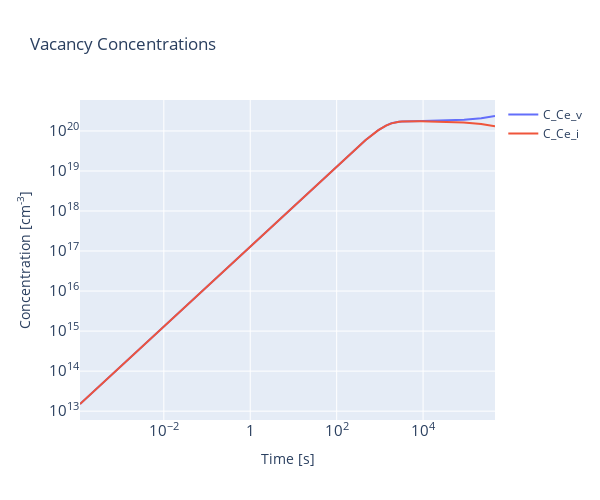
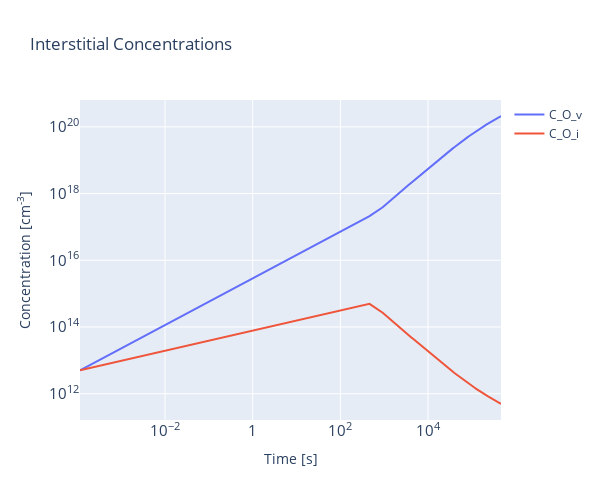
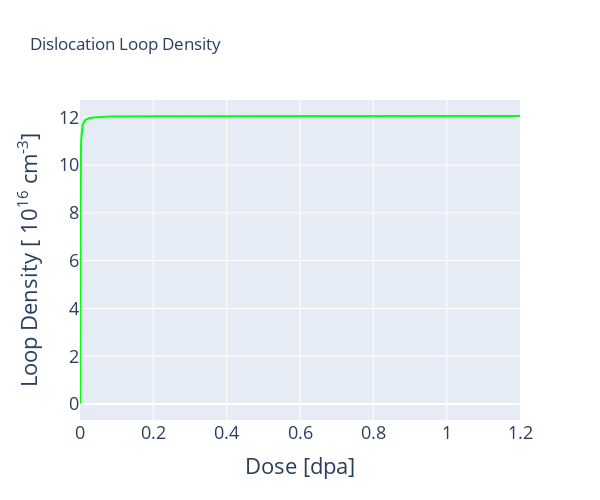
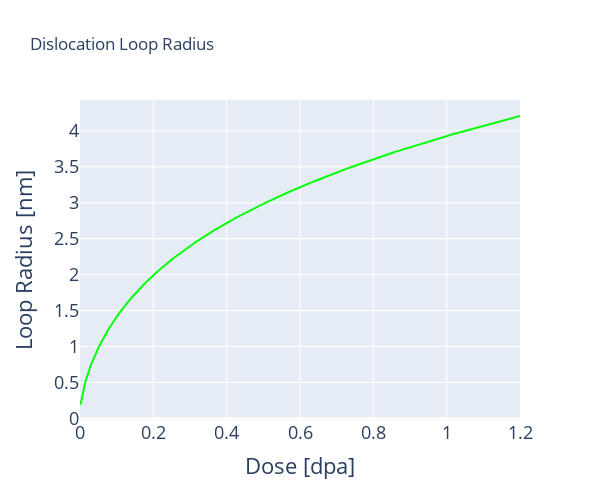

The cell these charts' notebook holds for them, in order:
### Code cell
figs = interactive_plots(results, G_0)

names = {0:"Ce-concentrations",
        1:"O-concentrations",
        2:"Loop-Density",
        3:"Loop-radius"}

for i,fig in enumerate(figs):
    file_name = f"../../images/plot-{names[i]}-HF.svg"
    fig.write_image(file_name)

### Figure 1 — Plotly figure (JSON) as saved in the notebook; plotly's stock layout.template omitted (floating-point values rounded to 4 significant figures; data arrays with more than 128 entries replaced by an {"elided": "..."} marker saying what was removed)
{"data": [{"mode": "lines", "name": "C_Ce_v", "type": "scatter", "x": {"elided": "1000 float values"}, "y": {"elided": "1000 float values"}}, {"mode": "lines", "name": "C_Ce_i", "type": "scatter", "x": {"elided": "1000 float values"}, "y": {"elided": "1000 float values"}}], "layout": {"height": 500, "title": {"text": "Vacancy Concentrations"}, "width": 600, "xaxis": {"exponentformat": "power", "title": {"text": "Time [s]"}, "type": "log"}, "yaxis": {"exponentformat": "power", "title": {"text": "Concentration [cm<sup>-3</sup>]"}, "type": "log"}}}

### Figure 2 — Plotly figure (JSON) as saved in the notebook; plotly's stock layout.template omitted (floating-point values rounded to 4 significant figures; data arrays with more than 128 entries replaced by an {"elided": "..."} marker saying what was removed)
{"data": [{"mode": "lines", "name": "C_O_v", "type": "scatter", "x": {"elided": "1000 float values"}, "y": {"elided": "1000 float values"}}, {"mode": "lines", "name": "C_O_i", "type": "scatter", "x": {"elided": "1000 float values"}, "y": {"elided": "1000 float values"}}], "layout": {"height": 500, "title": {"text": "Interstitial Concentrations"}, "width": 600, "xaxis": {"exponentformat": "power", "title": {"text": "Time [s]"}, "type": "log"}, "yaxis": {"exponentformat": "power", "title": {"text": "Concentration [cm<sup>-3</sup>]"}, "type": "log"}}}

### Figure 3 — Plotly figure (JSON) as saved in the notebook; plotly's stock layout.template omitted (floating-point values rounded to 4 significant figures; data arrays with more than 128 entries replaced by an {"elided": "..."} marker saying what was removed)
{"data": [{"line": {"color": "#07fd08"}, "mode": "lines", "name": "N_L", "type": "scatter", "x": {"elided": "1000 float values"}, "y": {"elided": "1000 float values"}}], "layout": {"height": 500, "title": {"text": "Dislocation Loop Density"}, "width": 600, "xaxis": {"tickfont": {"size": 18}, "title": {"font": {"size": 22}, "text": "Dose [dpa]"}}, "yaxis": {"tickfont": {"size": 18}, "title": {"font": {"size": 22}, "text": "Loop Density [ 10<sup>16</sup> cm<sup>-3</sup>] "}}}}

### Figure 4 — Plotly figure (JSON) as saved in the notebook; plotly's stock layout.template omitted (floating-point values rounded to 4 significant figures; data arrays with more than 128 entries replaced by an {"elided": "..."} marker saying what was removed)
{"data": [{"line": {"color": "#07fd08"}, "mode": "lines", "name": "R_L", "type": "scatter", "x": {"elided": "1000 float values"}, "y": {"elided": "1000 float values"}}], "layout": {"height": 500, "title": {"text": "Dislocation Loop Radius"}, "width": 600, "xaxis": {"tickfont": {"size": 18}, "title": {"font": {"size": 22}, "text": "Dose [dpa]"}}, "yaxis": {"tickfont": {"size": 18}, "title": {"font": {"size": 22}, "text": "Loop Radius [nm]"}}}}
